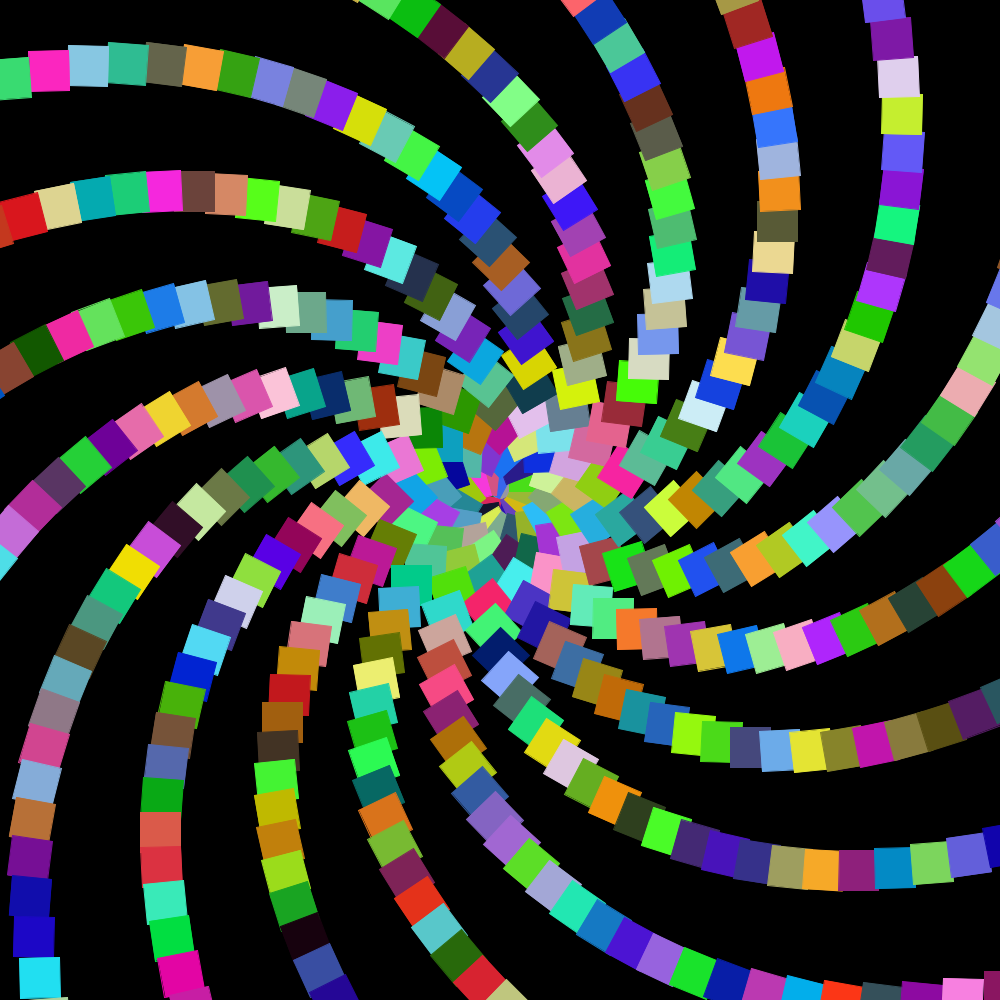
Frame 1 (no input)
Frame 60 (the mouse pressed at the canvas centre just before this capture): identical to frame 1, image omitted
Frame 120 (the mouse held since frame 60 and released just before this capture): identical to frame 1, image omitted

The Processing sketch that drew this single still picture (run headless with seeded random() and noise(); from frame 60 on, the mouse is pressed at the canvas centre):

// Processing sketch: RandomSpiral
// ── RandomSpiral.pde
int x= 0;

void setup(){
  size(1000, 1000);
  background(0);
  
}

void draw(){
  Float Generator = random(0,360);
  translate(width/2,height/2);
  while (x < 1000){
  recta();
  rotate(radians(Generator));
  x++;
}
}

// ── functions.pde
void recta(){
  float Rrandom = random(0, 255);
  float Grandom = random(0, 255);
  float Brandom = random(0, 255);
  stroke(Rrandom,Grandom,Brandom);
  fill(Rrandom,Grandom,Brandom);
  rect(x,x, 40, 40);
  rectMode(CENTER);
}

  
